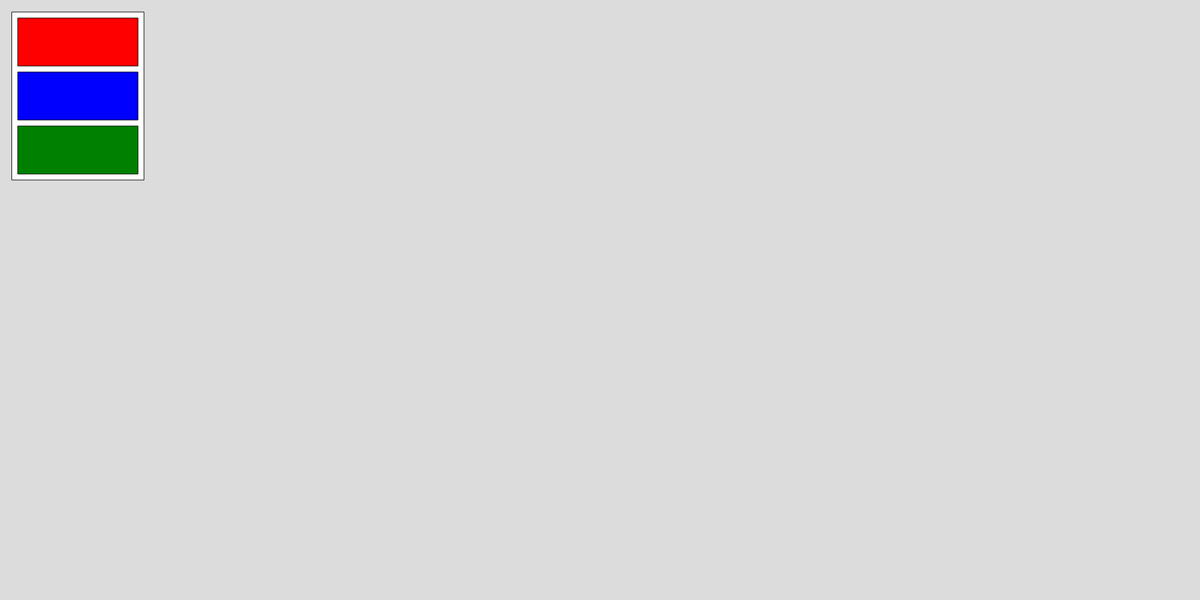
Frame 1 (no input)
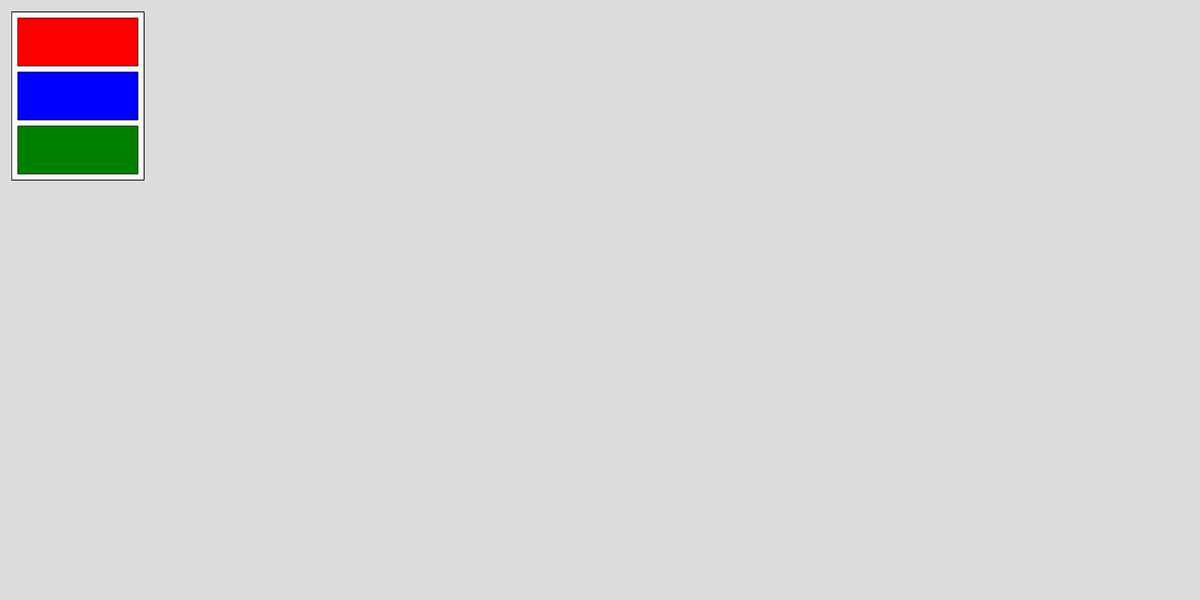
Frame 60 (no input)
Frame 120 (the mouse pressed at the canvas centre since frame 60): identical to frame 60, image omitted

The p5.js sketch that drew these frames (run headless with seeded random() and noise() and a simulated clock; from frame 60 on, the mouse is pressed at the canvas centre):

// p5.js sketch
// ── sketch.js
function setup() {
  createCanvas(2000, 1000);
  background(220);
}

function draw() {
  //opties
  rect (20, 20, 220, 280);
  fill ("red");
  rect (30, 30, 200, 80);
  fill ("blue");
  rect (30, 120, 200, 80);
  fill ("green");
  rect (30, 210, 200, 80);
  fill (250);


}

function keyPressed() {
  //klik functie
  if (keyCode === BACKSPACE) {
  background(220);
  //figuren random
  for (let i = 0; i < 100; i++) {
    fill (random(256), random(256), random(256));
    triangle (random(-100, 2100), random(-100, 2100), random(-100, 2100), random(-100, 2100), random(-100, 2100), random(-100, 200));
    square (random(-100, 2300), random(-100, 2300), random(-100, 200));
    circle (random(-100, 2300), random(-100, 2300), random(-100, 200));
    

  }
 
  }

}
